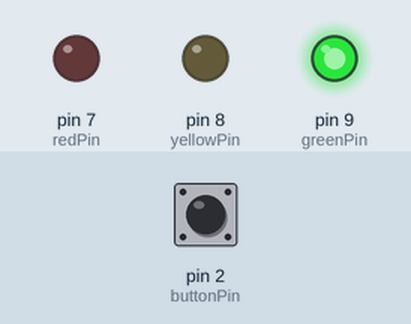
Recording of a sketch running on a simulated Arduino Uno, built with avr-gcc and run on an emulated ATmega328P. Shown: output pins drawn as LEDs (lit = HIGH). The test bench sets the inputs (shaded band); at power-on: pin 2 (buttonPin) HIGH. What the sketch prints to the serial monitor is not drawn.

Above: at 1.2 s.
1.3 s: pin 2 (buttonPin) pulled LOW for 3.2 s
At 2.1 s:
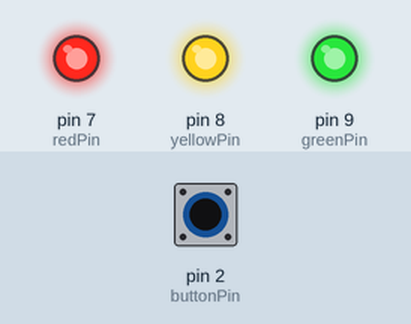
At 3.3 s:
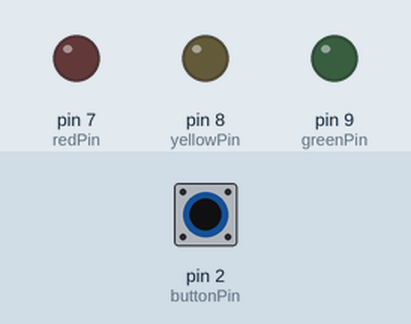
Timing chart, 0 to 6.0 s (numbered marks = the images above; inputs shaded):
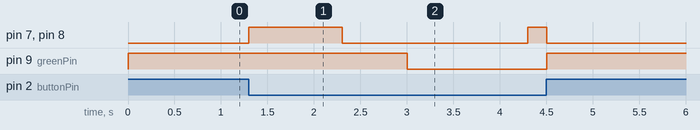

The sketch:

lab2_CODE.ino
```cpp
class Flasher{

int ledPin;
long OnTime;
long OffTime;
int ledState;
unsigned long previousMillis;
long intervalTime;

public:
Flasher(int pin, long on, long off, long interval){
  ledPin = pin;
  pinMode(ledPin, OUTPUT);
  OnTime =on;
  OffTime = off;
  ledState = LOW;
  previousMillis = 0;
  intervalTime=interval;

}

void Update(){
    unsigned long currentMillis = millis()+intervalTime;
    if((ledState==HIGH) && (currentMillis-previousMillis >= OnTime)){
      ledState =LOW;
      previousMillis =currentMillis;
      digitalWrite(ledPin,ledState);
    }else if ((ledState ==LOW) && (currentMillis - previousMillis >= OffTime)){
      ledState = HIGH;
      previousMillis = currentMillis;
      digitalWrite(ledPin, ledState);


    }
  }
};

int greenPin = 9;
int yellowPin = 8;
int redPin = 7;
int buttonPin=2;

Flasher led1(greenPin,1000,2000,0);
Flasher led2(yellowPin,1000,2000,1000);
Flasher led3(redPin, 1000,2000,2000);


void setup() {

  // put your setup code here, to run once:
pinMode(buttonPin, INPUT_PULLUP);
Serial.begin(9600);

}

void loop() {
  // put your main code here, to run repeatedly:

int value = digitalRead(buttonPin);
Serial.print(value);
if(value == 1){
  digitalWrite(greenPin, HIGH);
  digitalWrite(yellowPin, LOW);
  digitalWrite(redPin, LOW);

}else{

led1.Update();
led2.Update();
led3.Update();

}

}
```

Measured:
- after the input at 1.3 s, pin 7 (redPin), pin 8 (yellowPin): LOW → HIGH at once, → LOW 1.0 s later, → HIGH 2.0 s later, → LOW 0.20 s later; pin 9 (greenPin): HIGH → LOW after 1.7 s, → HIGH 1.5 s later
